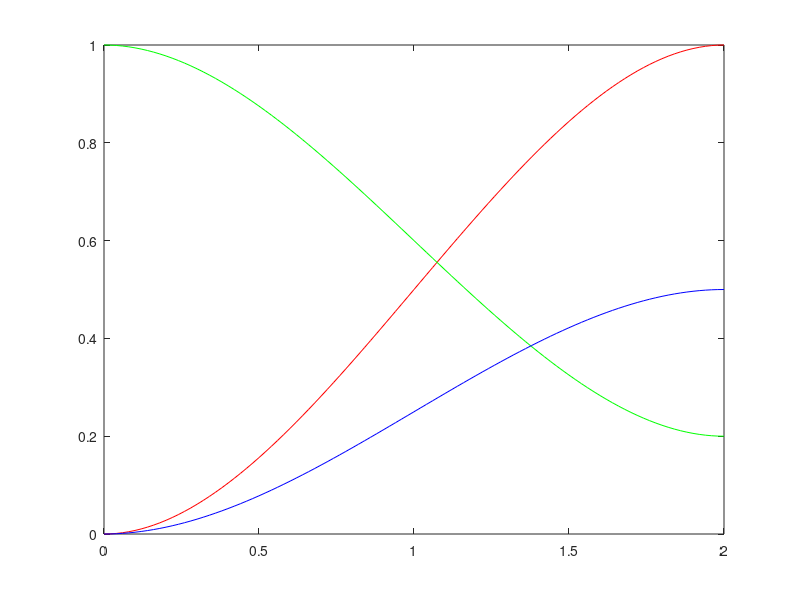

Here is the MATLAB script that generated this plot:
clear all;
close all;

p = [0 1 0; 1 0.2 0.5];
m = [0 0 0; 0 0 0];

x1 = 0;
x2 = 2;
deltax = x2-x1;

c = [ p(1,:);
      deltax*m(1,:);
      3*(p(2,:)-p(1,:)) - deltax*(2*m(1,:)+m(2,:));
     -2*(p(2,:)-p(1,:)) + deltax*(m(1,:)+m(2,:)) ];
   
q = @(t) c(1,:) + c(2,:)*t + c(3,:)*t^2 + c(4,:)*t^3;

val = [];
for xx=x1:deltax/100:x2
    tt = (xx-x1)/deltax;
    val = [val; q(tt)];
end

xx=x1:deltax/100:x2;
h=plot(xx,val);
set(h, {'color'}, {[1 0 0]; [0 1 0]; [0 0 1]});